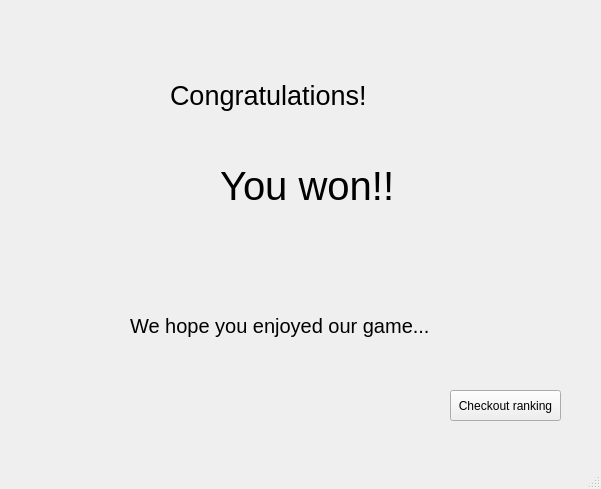
<?xml version="1.0" encoding="UTF-8"?>
<ui version="4.0">
 <class>WinningScreen</class>
 <widget class="QMainWindow" name="WinningScreen">
  <property name="geometry">
   <rect>
    <x>0</x>
    <y>0</y>
    <width>601</width>
    <height>489</height>
   </rect>
  </property>
  <property name="windowTitle">
   <string>MainWindow</string>
  </property>
  <widget class="QWidget" name="centralwidget">
   <widget class="QLabel" name="label">
    <property name="geometry">
     <rect>
      <x>170</x>
      <y>70</y>
      <width>251</width>
      <height>51</height>
     </rect>
    </property>
    <property name="font">
     <font>
      <pointsize>20</pointsize>
     </font>
    </property>
    <property name="text">
     <string>Congratulations!</string>
    </property>
   </widget>
   <widget class="QLabel" name="label_2">
    <property name="geometry">
     <rect>
      <x>220</x>
      <y>160</y>
      <width>251</width>
      <height>51</height>
     </rect>
    </property>
    <property name="font">
     <font>
      <pointsize>30</pointsize>
     </font>
    </property>
    <property name="text">
     <string>You won!!</string>
    </property>
   </widget>
   <widget class="QLabel" name="label_3">
    <property name="geometry">
     <rect>
      <x>130</x>
      <y>300</y>
      <width>351</width>
      <height>51</height>
     </rect>
    </property>
    <property name="font">
     <font>
      <pointsize>15</pointsize>
     </font>
    </property>
    <property name="text">
     <string>We hope you enjoyed our game...</string>
    </property>
   </widget>
   <widget class="QLabel" name="label_4">
    <property name="geometry">
     <rect>
      <x>100</x>
      <y>130</y>
      <width>171</width>
      <height>161</height>
     </rect>
    </property>
    <property name="font">
     <font>
      <pointsize>30</pointsize>
     </font>
    </property>
    <property name="text">
     <string/>
    </property>
    <property name="pixmap">
     <pixmap resource="assets_ending.qrc">:/imgs/confetti.png</pixmap>
    </property>
    <property name="scaledContents">
     <bool>true</bool>
    </property>
   </widget>
   <widget class="QPushButton" name="ranking">
    <property name="geometry">
     <rect>
      <x>450</x>
      <y>390</y>
      <width>111</width>
      <height>31</height>
     </rect>
    </property>
    <property name="text">
     <string>Checkout ranking</string>
    </property>
   </widget>
   <zorder>label_4</zorder>
   <zorder>label</zorder>
   <zorder>label_2</zorder>
   <zorder>label_3</zorder>
   <zorder>ranking</zorder>
  </widget>
  <widget class="QMenuBar" name="menubar">
   <property name="geometry">
    <rect>
     <x>0</x>
     <y>0</y>
     <width>601</width>
     <height>20</height>
    </rect>
   </property>
  </widget>
  <widget class="QStatusBar" name="statusbar"/>
 </widget>
 <resources>
  <include location="assets_ending.qrc"/>
 </resources>
 <connections/>
</ui>
